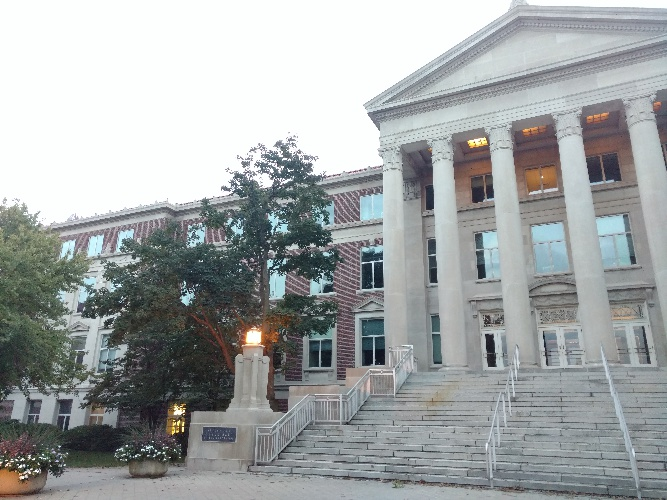
#> input picture HW4/HW4_images/hovde_1.jpg, 667 x 500 px, found by its file name
$ python hw4_AlexandreOlivePellicer.py
#> lines starting #> are read from the running program, lines starting #| are printed output that depends on the picture; after the words box and inside, x2 and y2 are one past the last pixel; in counts of white or black regions, pixels touching at a corner belong together
import matplotlib.pyplot as plt
import random
import numpy as np
import cv2
from scipy.ndimage import maximum_filter

## HARRIS APPROACH---------------------------------------------------
# Function to draw points
def putPointsOnImage(corners, image):
    for corner in corners:
        cv2.circle(image, tuple(corner), radius=5, color=(42, 247, 237), thickness =-1)
    return image

# Function to draw points and lines
def putPointsAndLinesOnImage(final_image, w, selected, p1, corners2):
    points_1=(p1)
    points_2 = (corners2[selected] + np.array([w, 0]))
    cv2.circle(final_image, points_1, radius=5, color = (42, 247, 237), thickness=-1)
    cv2.circle(final_image, points_2, radius = 5, color=(42, 247, 237), thickness =-1)
    cv2.line(final_image,points_1,points_2,(random.randint(0, 255), random.randint(0, 255), random.randint(0, 255)), 1)
    return final_image

# Function to get the Harris response
def getHarrisResponse(dx, dy, N):
    s_dxdx = cv2.filter2D(dx*dx, ddepth=-1, kernel=np.ones((N,N)))
    s_dydy = cv2.filter2D(dy*dy, ddepth=-1, kernel=np.ones((N,N)))
    s_dxdy = cv2.filter2D(dx*dy, ddepth=-1, kernel=np.ones((N,N)))
    #Compute the trace and determinant
    tr_c = s_dxdx + s_dydy
    det_c = (s_dxdx*s_dydy)-(s_dxdy*s_dxdy)
    return det_c-0.05*(tr_c**2)

def harris_detect_corner(image, sig):
    #Get gray scale image
    gray_scale_image = cv2.cvtColor(image, cv2.COLOR_BGR2GRAY)/255

    # Build Haar filter
    M = int(np.ceil(4*sig))
    if M%2 == 1:
        M = M + 1
    haar_x = np.zeros((M, M))
    haar_x[:, :M // 2] = -1
    haar_x[:, M // 2:] = 1
    haar_y = np.zeros((M, M))
    haar_y[:M // 2, :] = 1
    haar_y[M // 2:, :] = -1

    # Get dx and dy by applying Haar filter in both directions
    dx = cv2.filter2D(gray_scale_image, ddepth = -1, kernel = haar_x)
    dy = cv2.filter2D(gray_scale_image, ddepth = -1, kernel = haar_y)

    #Get Harris response and set threshold
    N = int(np.ceil(5*sig))
    if N%2 == 1:
        N = N + 1
    H = getHarrisResponse(dx, dy, N)
    R_abs = np.abs(H)
    thr = np.mean(R_abs)
    K = 2*N

    #Apply maximum filter to get local max values in (2K+1, 2K+1) windows
    R_max_window = maximum_filter(H, size=(2*K+1, 2*K+1))
    #Create a boolean mask where the current pixel is the max in its window and exceeds threshold
    max_mask = (H == R_max_window) & (H > thr)
    #Find the coordinates of the corners
    y_coords, x_coords = np.nonzero(max_mask)
    #Extract the corresponding R values at those positions
    R_values = H[y_coords, x_coords]
    #Stack coordinates with their corresponding R values
    corners = np.vstack((x_coords, y_coords, R_values)).T
    #Sort corners based on the R value (descending) and take the top 100
    corners_100 = corners[np.argsort(corners[:, 2])][-100:, :2].astype(int)

    img_with_corners = putPointsOnImage(corners_100, image)

    return [corners_100, img_with_corners]

def ssd(image1, image2, fake_corners_1, fake_corners_2, window):
    #Get gray scale image
    gray_scale_image_1 = cv2.cvtColor(image1, cv2.COLOR_BGR2GRAY)/255
    gray_scale_image_2 = cv2.cvtColor(image2, cv2.COLOR_BGR2GRAY)/255
    final_image = np.concatenate((image1, image2), axis=1)

    # We remove the pixels that do not have enough margin to get the window of pixels around them
    corners_1 = fake_corners_1[
        (fake_corners_1[:, 1] - window // 2 > 0) &
        (fake_corners_1[:, 0] - window // 2 > 0) &
        (fake_corners_1[:, 1] + window // 2 < gray_scale_image_1.shape[0]) &
        (fake_corners_1[:, 0] + window // 2 < gray_scale_image_1.shape[1])
    ]
    corners_2 = fake_corners_2[
        (fake_corners_2[:, 1] - window // 2 > 0) &
        (fake_corners_2[:, 0] - window // 2 > 0) &
        (fake_corners_2[:, 1] + window // 2 < gray_scale_image_2.shape[0]) &
        (fake_corners_2[:, 0] + window // 2 < gray_scale_image_2.shape[1])
    ]

    #Match corners similar to previous solution
    for p1 in corners_1:
        ssd = np.zeros((len(corners_2),2))
        for j , p2 in enumerate ( corners_2 ):
            image1_window = gray_scale_image_1[p1[1]-window//2:p1[1]+window//2, p1[0]-window//2:p1[0]+window//2]
            image2_window = gray_scale_image_2[p2[1]-window//2:p2[1]+window//2, p2[0]-window//2:p2[0]+window//2]
            ssd[j] = np.array([np.sum((image1_window-image2_window)**2),j])
        final_image = putPointsAndLinesOnImage(final_image, image1.shape[1], np.argmin(ssd[:,0], axis=0), p1, corners_2)
    return final_image

def ncc(image1, image2, fake_corners_1, fake_corners_2, window):
    #Get gray scale image
    gray_scale_image_1 = cv2.cvtColor(image1, cv2.COLOR_BGR2GRAY)/255
    gray_scale_image_2 = cv2.cvtColor(image2, cv2.COLOR_BGR2GRAY)/255
    final_image = np.concatenate((image1, image2), axis=1)

    # We remove the pixels that do not have enough margin to get the window of pixels around them
    corners_1 = fake_corners_1[
        (fake_corners_1[:, 1] - window // 2 > 0) &
        (fake_corners_1[:, 0] - window // 2 > 0) &
        (fake_corners_1[:, 1] + window // 2 < gray_scale_image_1.shape[0]) &
        (fake_corners_1[:, 0] + window // 2 < gray_scale_image_1.shape[1])
    ]
    corners_2 = fake_corners_2[
        (fake_corners_2[:, 1] - window // 2 > 0) &
        (fake_corners_2[:, 0] - window // 2 > 0) &
        (fake_corners_2[:, 1] + window // 2 < gray_scale_image_2.shape[0]) &
        (fake_corners_2[:, 0] + window // 2 < gray_scale_image_2.shape[1])
    ]

    #Match corners similar to previous solution
    for p1 in corners_1:
        ncc = np.zeros((len(corners_2),2))
        for j, p2 in enumerate(corners_2):
            image1_window = gray_scale_image_1[p1[1]-window//2:p1[1]+window//2, p1[0]-window//2:p1[0]+window//2]
            image2_window = gray_scale_image_2[p2[1]-window//2:p2[1]+window//2, p2[0]-window//2:p2[0]+window//2]
            ncc[j] = np.array([np.sum((image1_window-np.mean(image1_window))*(image2_window-np.mean(image2_window)))/np.sqrt((np.sum((image1_window-np.mean(image1_window))**2))*(np.sum((image2_window-np.mean(image2_window))** 2))),j])
        if np.max(ncc[:,0])>0.3:
            selected_ncc = np.argmax(ncc[:,0], axis=0)
        else: break
        final_image = putPointsAndLinesOnImage(final_image, image1.shape[1], selected_ncc, p1, corners_2)
    return final_image

#Example for the hovde image. We would just change the path for the other images
image1 = cv2.imread("/home/aolivepe/Computer-Vision/HW4/HW4_images/hovde_1.jpg")
#> image1 is the input picture: shape (500, 667, 3); mean B, G, R 165.2, 165, 160.8
image2 = cv2.imread("/home/aolivepe/Computer-Vision/HW4/HW4_images/hovde_2.jpg")
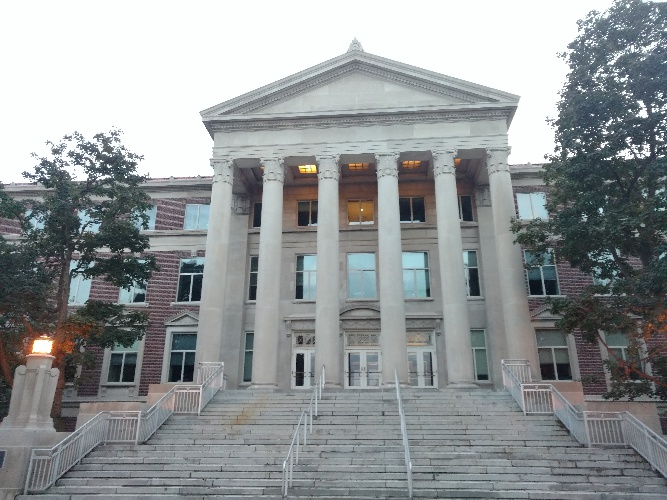
#> input picture HW4/HW4_images/hovde_2.jpg, 667 x 500 px, found by its file name
#> image2 is the input picture: shape (500, 667, 3); mean B, G, R 151.4, 150.2, 145.6

for sig in [0.8, 1.2, 1.6, 2.0]:
    #Get corners from first image
    corners1, h_image1 = harris_detect_corner(image1, sig)
    cv2.imwrite(f'./output/corners_1_{str(sig)}.jpeg', h_image1)

    #Get corners from second image
    corners2, h_image2 = harris_detect_corner(image2, sig)
    cv2.imwrite(f'./output/corners_2_{str(sig)}.jpeg', h_image2)

    #Match corners using ssd
    ssd_final = ssd(image1, image2, corners1, corners2, 10)
    cv2.imwrite(f'./output/ssd_{str(sig)}.jpeg', ssd_final)

    #Match corners using ncc
    ncc_final = ncc(image1, image2, corners1, corners2, 10)
    cv2.imwrite(f'./output/ncc_{str(sig)}.jpeg', ncc_final)
#> this loop made 4 passes
#> pass 1, in harris_detect_corner, `dy = cv2.filter2D(gray_scale_image, ddepth = -1, kernel = haar_y)`:
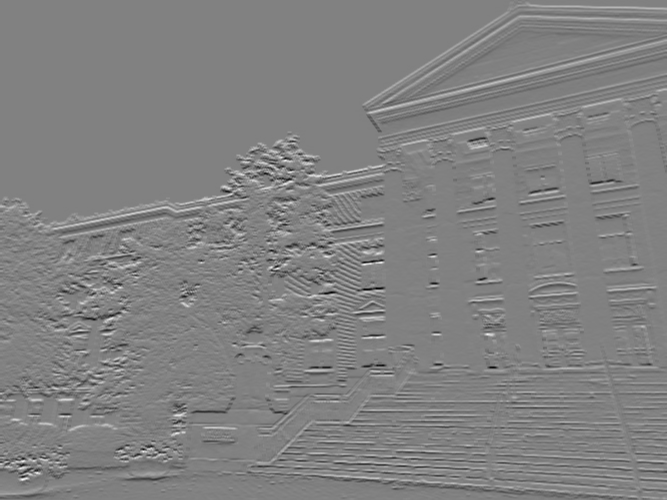
#> dy: shape (500, 667) float64; min -5.24, max 5.11, mean 0.0118; drawn with min black and max white
#> pass 1, in getHarrisResponse, `s_dxdx = cv2.filter2D(dx*dx, ddepth=-1, kernel=np.ones((N,N)))`:
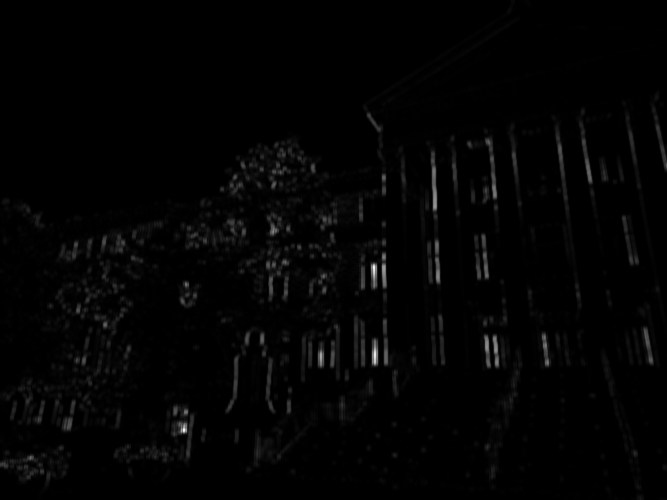
#> s_dxdx: shape (500, 667) float64; min 0, max 249, mean 3.7
#> after the loop:
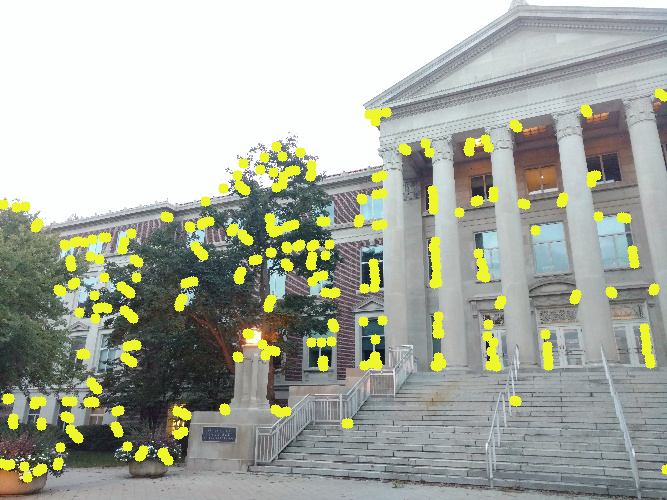
#> image1: shape (500, 667, 3); 6% of pixels changed, all inside (x1, y1, x2, y2) = (0, 88, 667, 483)
#> after the loop:
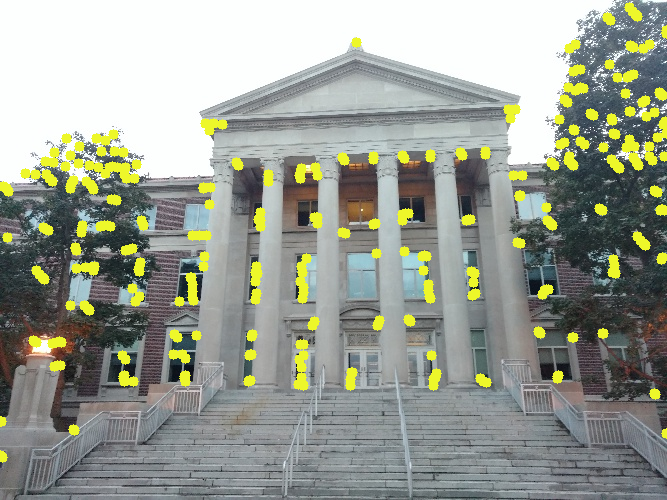
#> image2: shape (500, 667, 3); 6.16% of pixels changed, all inside (x1, y1, x2, y2) = (0, 2, 667, 463)

## SIFT APPROACH -----------------------------------------------------------------------------------------
#Example for the hovde image. We would just change the path for the other images
image1 = cv2.imread("/home/aolivepe/Computer-Vision/HW4/HW4_images/hovde_1.jpg")
image2 = cv2.imread("/home/aolivepe/Computer-Vision/HW4/HW4_images/hovde_2.jpg")

# Create a SIFT detector instance
sift_detector = cv2.SIFT_create()

# Extract keypoints and vectors from both images
kp1, vector1 = sift_detector.detectAndCompute(cv2.cvtColor(image1, cv2.COLOR_BGR2GRAY), None)
#> kp1 = 1928 keypoints; strongest (x, y, size): (23, 459, 2), (20, 466, 1.9), (178, 411, 6.8), (22, 477, 2)
kp2, vector2 = sift_detector.detectAndCompute(cv2.cvtColor(image2, cv2.COLOR_BGR2GRAY), None)
#> kp2 = 2061 keypoints; strongest (x, y, size): (630, 110, 2.1), (43, 346, 13.6), (578, 140, 2.6), (108, 166, 2.5)

# Setup the Brute Force Matcher
raw_matches = cv2.BFMatcher(cv2.NORM_L1, crossCheck=True).match(vector1, vector2)
#> raw_matches = 694 matches
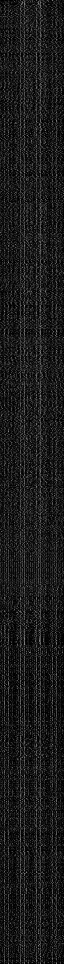
#> vector1: shape (1928, 128) float32 (shown at 1/2 size); min 0, max 216, mean 26.6

# Sort matches by distance
sorted_matches = []
for match in raw_matches:
    sorted_matches.append(match)
#> after the loop, sorted_matches = 694 matches
sorted_matches.sort(key=lambda m: m.distance)

# Draw the top 100 matches on the images
final_image = cv2.drawMatches(image1, kp1, image2, kp2, sorted_matches[:100], None, flags=cv2.DrawMatchesFlags_NOT_DRAW_SINGLE_POINTS)
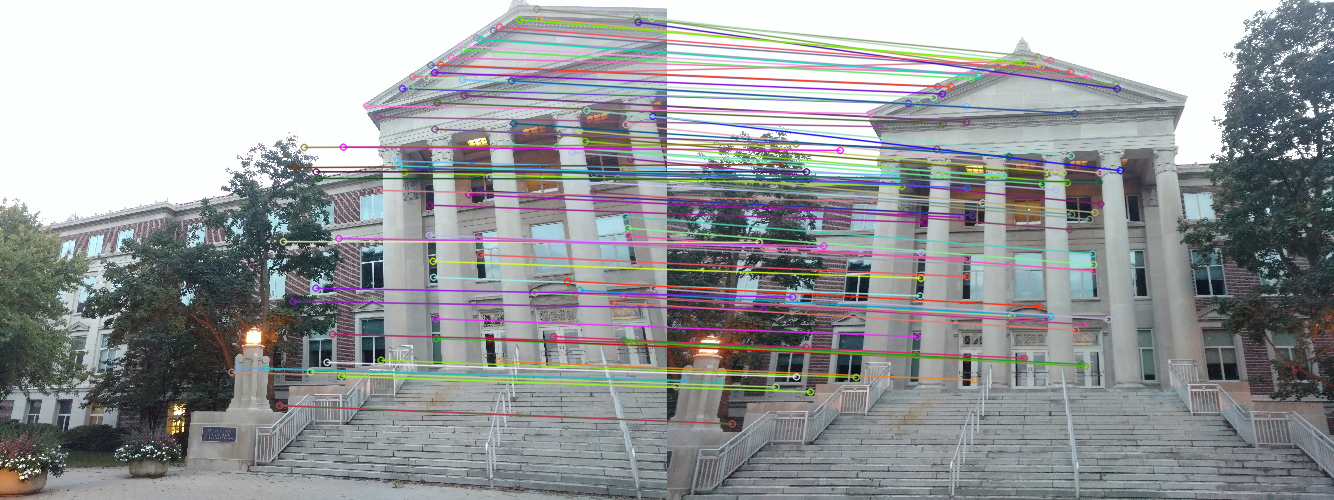
#> final_image: shape (500, 1334, 3); mean B, G, R 156.1, 154.6, 152.1

# Construct the output file name and save the image
cv2.imwrite("./output/sift.jpeg", final_image)
